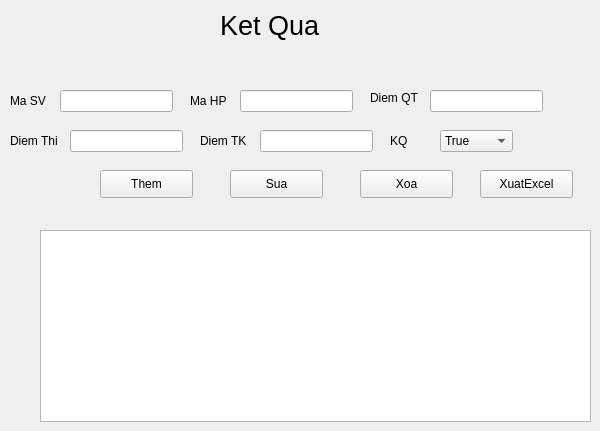
     <widget class="QWidget" name="KetQua_page">
      <widget class="QLabel" name="label_8">
       <property name="geometry">
        <rect>
         <x>220</x>
         <y>-10</y>
         <width>291</width>
         <height>71</height>
        </rect>
       </property>
       <property name="font">
        <font>
         <pointsize>20</pointsize>
        </font>
       </property>
       <property name="text">
        <string>Ket Qua</string>
       </property>
      </widget>
      <widget class="QLineEdit" name="txtMaSV">
       <property name="geometry">
        <rect>
         <x>60</x>
         <y>90</y>
         <width>113</width>
         <height>22</height>
        </rect>
       </property>
      </widget>
      <widget class="QLineEdit" name="txtMaHP">
       <property name="geometry">
        <rect>
         <x>240</x>
         <y>90</y>
         <width>113</width>
         <height>22</height>
        </rect>
       </property>
      </widget>
      <widget class="QLabel" name="label_14">
       <property name="geometry">
        <rect>
         <x>10</x>
         <y>90</y>
         <width>41</width>
         <height>21</height>
        </rect>
       </property>
       <property name="text">
        <string>Ma SV</string>
       </property>
      </widget>
      <widget class="QLabel" name="label_15">
       <property name="geometry">
        <rect>
         <x>190</x>
         <y>90</y>
         <width>41</width>
         <height>21</height>
        </rect>
       </property>
       <property name="text">
        <string>Ma HP</string>
       </property>
      </widget>
      <widget class="QPushButton" name="btnSuaKetQua">
       <property name="geometry">
        <rect>
         <x>230</x>
         <y>170</y>
         <width>93</width>
         <height>28</height>
        </rect>
       </property>
       <property name="text">
        <string>Sua</string>
       </property>
      </widget>
      <widget class="QPushButton" name="btnThemKetQua">
       <property name="geometry">
        <rect>
         <x>100</x>
         <y>170</y>
         <width>93</width>
         <height>28</height>
        </rect>
       </property>
       <property name="text">
        <string>Them</string>
       </property>
      </widget>
      <widget class="QPushButton" name="btnXoaKetQua">
       <property name="geometry">
        <rect>
         <x>360</x>
         <y>170</y>
         <width>93</width>
         <height>28</height>
        </rect>
       </property>
       <property name="text">
        <string>Xoa</string>
       </property>
      </widget>
      <widget class="QLabel" name="label_31">
       <property name="geometry">
        <rect>
         <x>370</x>
         <y>90</y>
         <width>55</width>
         <height>16</height>
        </rect>
       </property>
       <property name="text">
        <string>Diem QT</string>
       </property>
      </widget>
      <widget class="QLineEdit" name="txtDiemQT">
       <property name="geometry">
        <rect>
         <x>430</x>
         <y>90</y>
         <width>113</width>
         <height>22</height>
        </rect>
       </property>
      </widget>
      <widget class="QLabel" name="label_32">
       <property name="geometry">
        <rect>
         <x>10</x>
         <y>130</y>
         <width>55</width>
         <height>21</height>
        </rect>
       </property>
       <property name="text">
        <string>Diem Thi</string>
       </property>
      </widget>
      <widget class="QLineEdit" name="txtDiemThi">
       <property name="geometry">
        <rect>
         <x>70</x>
         <y>130</y>
         <width>113</width>
         <height>22</height>
        </rect>
       </property>
      </widget>
      <widget class="QLabel" name="label_33">
       <property name="geometry">
        <rect>
         <x>200</x>
         <y>130</y>
         <width>55</width>
         <height>21</height>
        </rect>
       </property>
       <property name="text">
        <string>Diem TK</string>
       </property>
      </widget>
      <widget class="QLineEdit" name="txtDiemTK">
       <property name="geometry">
        <rect>
         <x>260</x>
         <y>130</y>
         <width>113</width>
         <height>22</height>
        </rect>
       </property>
      </widget>
      <widget class="QTableWidget" name="tableDSKQ">
       <property name="geometry">
        <rect>
         <x>40</x>
         <y>230</y>
         <width>551</width>
         <height>192</height>
        </rect>
       </property>
      </widget>
      <widget class="QComboBox" name="txtKQ">
       <property name="geometry">
        <rect>
         <x>440</x>
         <y>130</y>
         <width>73</width>
         <height>22</height>
        </rect>
       </property>
       <item>
        <property name="text">
         <string>True</string>
        </property>
       </item>
       <item>
        <property name="text">
         <string>False</string>
        </property>
       </item>
      </widget>
      <widget class="QLabel" name="label_27">
       <property name="geometry">
        <rect>
         <x>390</x>
         <y>130</y>
         <width>55</width>
         <height>21</height>
        </rect>
       </property>
       <property name="text">
        <string>KQ</string>
       </property>
      </widget>
      <widget class="QPushButton" name="btnXuatExcel">
       <property name="geometry">
        <rect>
         <x>480</x>
         <y>170</y>
         <width>93</width>
         <height>28</height>
        </rect>
       </property>
       <property name="text">
        <string>XuatExcel</string>
       </property>
      </widget>
     </widget>
